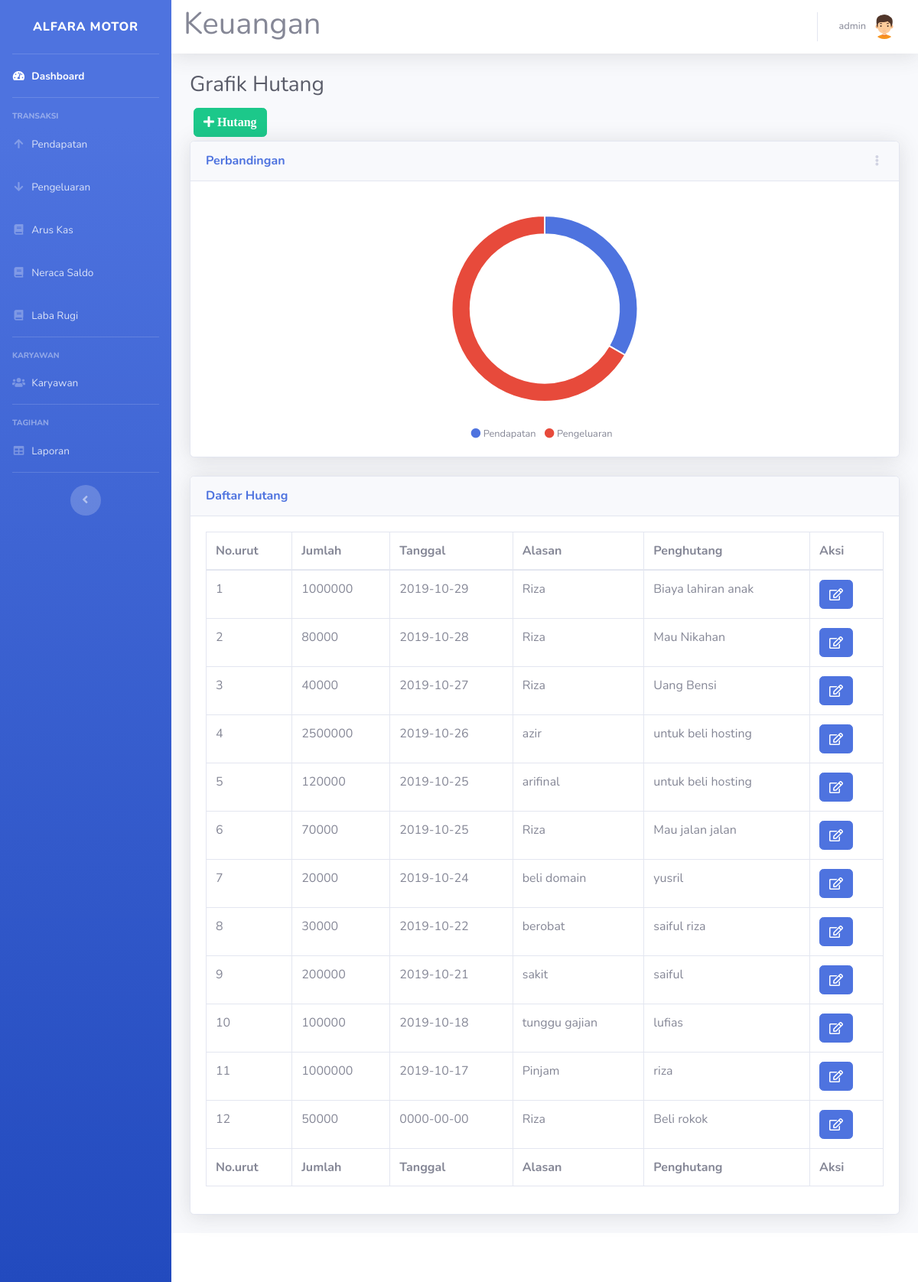
The app's page /hutang.php (signed in) with its own data.
### tables this page shows
CREATE TABLE `hutang` (
  `id_hutang` int(11) NOT NULL,
  `jumlah` int(11) NOT NULL,
  `tgl_hutang` date NOT NULL,
  `alasan` text NOT NULL,
  `penghutang` varchar(40) NOT NULL
);

### hutang.php (the view, shortened to what this page needs)
<!DOCTYPE html>
<html lang="en">
<head>
  <link href="vendor/fontawesome-free/css/all.min.css" rel="stylesheet" type="text/css">
  <link href="css/sb-admin-2.min.css" rel="stylesheet">
</head>
<body id="page-top">
  <?php
  require 'koneksi.php';
  require 'sidebar.php';
  $pendapatan = mysqli_query($koneksi, "SELECT id_pemasukan FROM pemasukan");
  $pendapatan = mysqli_num_rows($pendapatan);
  $pengeluaran = mysqli_query($koneksi, "SELECT id_pengeluaran FROM pengeluaran");
  $pengeluaran = mysqli_num_rows($pengeluaran);
  ?>
  <div id="content">
    <?php require 'navbar.php'; ?>
    <div class="container-fluid">
      <h1 class="h3 mb-2 text-gray-800">Grafik Hutang</h1>
      <button type="button" class="btn btn-success" style="margin:5px" data-toggle="modal" data-target="#myModalTambah"><i class="fa fa-plus"> Hutang</i></button><br>
      <div class="row">
        <div class="col-12">
          <div class="card shadow mb-4">
            <div class="card-header py-3 d-flex flex-row align-items-center justify-content-between">
              <h6 class="m-0 font-weight-bold text-primary">Perbandingan</h6>
              <div class="dropdown no-arrow">
                <a class="dropdown-toggle" href="#" role="button" id="dropdownMenuLink" data-toggle="dropdown" aria-haspopup="true" aria-expanded="false">
                  <i class="fas fa-ellipsis-v fa-sm fa-fw text-gray-400"></i>
                </a>
              </div>
            </div>
            <div class="card-body">
              <div class="chart-pie pt-4 pb-2">
                <canvas id="myPieChart"></canvas>
              </div>
              <div class="mt-4 text-center small">
                <span class="mr-2">
                  <i class="fas fa-circle text-primary"></i> Pendapatan
                </span>
                <span class="mr-2">
                  <i class="fas fa-circle text-danger"></i> Pengeluaran
                </span>
              </div>
            </div>
          </div>
        </div>
      </div>
      <div class="card shadow mb-4">
        <div class="card-header py-3">
          <h6 class="m-0 font-weight-bold text-primary">Daftar Hutang</h6>
        </div>
        <div class="card-body">
          <div class="table-responsive">
            <table class="table table-bordered" id="dataTable" width="100%" cellspacing="0">
              <thead>
                <tr>
                  <th>No.urut</th>
                  <th>Jumlah</th>
                  <th>Tanggal</th>
                  <th>Alasan</th>
                  <th>Penghutang</th>
                  <th>Aksi</th>
                </tr>
              </thead>
              <tfoot>
                <tr>
                  <th>No.urut</th>
                  <th>Jumlah</th>
                  <th>Tanggal</th>
                  <th>Alasan</th>
                  <th>Penghutang</th>
                  <th>Aksi</th>
                </tr>
              </tfoot>
              <tbody>
                <?php
                $query = mysqli_query($koneksi, "SELECT * FROM hutang where jumlah > 1000 ORDER BY tgl_hutang DESC");
                $no = 1;
                while ($data = mysqli_fetch_assoc($query)) {
                ?>
                  <tr>
                    <td><?= $no++ ?></td>
                    <td><?= $data['jumlah'] ?></td>
                    <td><?= $data['tgl_hutang'] ?></td>
                    <td><?= $data['alasan'] ?></td>
                    <td><?= $data['penghutang'] ?></td>
                    <td>
                      <a href="#" type="button" class=" fa fa-edit btn btn-primary btn-md" data-toggle="modal" data-target="#myModal<?php echo $data['id_hutang']; ?>"></a>
                    </td>
                  </tr>
          </div>
        <?php
                }
        ?>
  <?php require 'footer.php' ?>
  <script type="text/javascript">
    // Set new default font family and font color to mimic Bootstrap's default styling
    Chart.defaults.global.defaultFontFamily = 'Nunito', '-apple-system,system-ui,BlinkMacSystemFont,"Segoe UI",Roboto,"Helvetica Neue",Arial,sans-serif';
    Chart.defaults.global.defaultFontColor = '#858796';
    // Pie Chart Example
    var ctx = document.getElementById("myPieChart");
    var myPieChart = new Chart(ctx, {
      type: 'doughnut',
      data: {
        labels: ["Pendapatan", "Pengeluaran"],
        datasets: [{
          data: [<?php echo $pendapatan ?>, <?php echo $pengeluaran ?>],
          backgroundColor: ['#4e73df', '#e74a3b'],
          hoverBackgroundColor: ['#2e59d9', '#e74a3b'],
          hoverBorderColor: "rgba(234, 236, 244, 1)",
        }],
      },
      options: {
        maintainAspectRatio: false,
        tooltips: {
          backgroundColor: "rgb(255,255,255)",
          bodyFontColor: "#858796",
          borderColor: '#dddfeb',
          borderWidth: 1,
          xPadding: 15,
          yPadding: 15,
          displayColors: false,
          caretPadding: 10,
        },
        legend: {
          display: false
        },
        cutoutPercentage: 80,
      },
    });
  </script>
</body>
</html>

### sidebar.php (shortened to what this page needs)
<div id="wrapper">
    <ul class="navbar-nav bg-gradient-primary sidebar sidebar-dark accordion" id="accordionSidebar">
        <a class="sidebar-brand d-flex align-items-center justify-content-center" href="index.php">
            <div class="sidebar-brand-text mx-3">Alfara Motor</div>
        </a>
        <hr class="sidebar-divider my-0">
        <li class="nav-item active">
            <a class="nav-link" href="index.php">
                <i class="fas fa-fw fa-tachometer-alt"></i>
                <span>Dashboard</span></a>
        </li>
        <hr class="sidebar-divider">
        <div class="sidebar-heading">
            Transaksi
        </div>
        <li class="nav-item">
            <a class="nav-link collapsed" href="pendapatan.php">
                <i class="fas fa-fw fa-arrow-up"></i>
                <span>Pendapatan</span>
            </a>
        </li>
        <li class="nav-item">
            <a class="nav-link collapsed" href="pengeluaran.php">
                <i class="fas fa-fw fa-arrow-down"></i>
                <span>Pengeluaran</span>
            </a>
        </li>
        <li class="nav-item">
            <a class="nav-link collapsed" href="arus_kas.php">
                <i class="fas fa-fw fa-book"></i>
                <span>Arus Kas</span>
            </a>
        </li>
        <li class="nav-item">
            <a class="nav-link collapsed" href="neraca_saldo.php">
                <i class="fas fa-fw fa-book"></i>
                <span>Neraca Saldo</span>
            </a>
        </li>
        <li class="nav-item">
            <a class="nav-link collapsed" href="laba_rugi.php">
                <i class="fas fa-fw fa-book"></i>
                <span>Laba Rugi</span>
            </a>
        </li>
        <hr class="sidebar-divider">
        <div class="sidebar-heading">
            Karyawan
        </div>
        <li class="nav-item">
            <a class="nav-link collapsed" href="karyawan.php">
                <i class="fas fa-fw fa-users"></i>
                <span>Karyawan</span>
            </a>
        </li>
        <hr class="sidebar-divider">
        <div class="sidebar-heading">
            Tagihan
        </div>
        <li class="nav-item">
            <a class="nav-link" href="laporan.php">
                <i class="fas fa-fw fa-table"></i>
                <span>Laporan</span></a>
        </li>
        <hr class="sidebar-divider d-none d-md-block">
        <div class="text-center d-none d-md-inline">
            <button class="rounded-circle border-0" id="sidebarToggle"></button>
        </div>
    </ul>
    <div id="content-wrapper" class="d-flex flex-column">

### navbar.php (shortened to what this page needs)
        <nav class="navbar navbar-expand navbar-light bg-white topbar mb-4 static-top shadow">
		<h1>Keuangan</h1>
<?php require 'user.php'; ?>
        </nav>

### user.php (shortened to what this page needs)
<ul class="navbar-nav ml-auto">
  <li class="nav-item dropdown no-arrow">
    <a class="nav-link dropdown-toggle" href="#" id="userDropdown" role="button" data-toggle="dropdown" aria-haspopup="true" aria-expanded="false">
      <span class="mr-2 d-none d-lg-inline text-gray-600 small"><?=$_SESSION['nama']?></span>
      <img class="img-profile rounded-circle" src="img/boy(2).png">
    </a>
  </li>
</ul>

### footer.php (shortened to what this page needs)
<footer class="sticky-footer bg-white">
</footer>

### records on screen
hutang: jumlah "1000000", tgl_hutang "2019-10-29", alasan "Riza", penghutang "Biaya lahiran anak"
hutang: jumlah "80000", tgl_hutang "2019-10-28", alasan "Riza", penghutang "Mau Nikahan"
hutang: jumlah "40000", tgl_hutang "2019-10-27", alasan "Riza", penghutang "Uang Bensi"
hutang: jumlah "2500000", tgl_hutang "2019-10-26", alasan "azir", penghutang "untuk beli hosting"
hutang: jumlah "120000", tgl_hutang "2019-10-25", alasan "arifinal", penghutang "untuk beli hosting"
hutang: jumlah "70000", tgl_hutang "2019-10-25", alasan "Riza", penghutang "Mau jalan jalan"
hutang: jumlah "20000", tgl_hutang "2019-10-24", alasan "beli domain", penghutang "yusril"
hutang: jumlah "30000", tgl_hutang "2019-10-22", alasan "berobat", penghutang "saiful riza"
hutang: jumlah "200000", tgl_hutang "2019-10-21", alasan "sakit", penghutang "saiful"
hutang: jumlah "100000", tgl_hutang "2019-10-18", alasan "tunggu gajian", penghutang "lufias"
hutang: jumlah "1000000", tgl_hutang "2019-10-17", alasan "Pinjam", penghutang "riza"
hutang: jumlah "50000", tgl_hutang "0000-00-00", alasan "Riza", penghutang "Beli rokok"

### other values on screen
$_SESSION['nama'] "admin"
